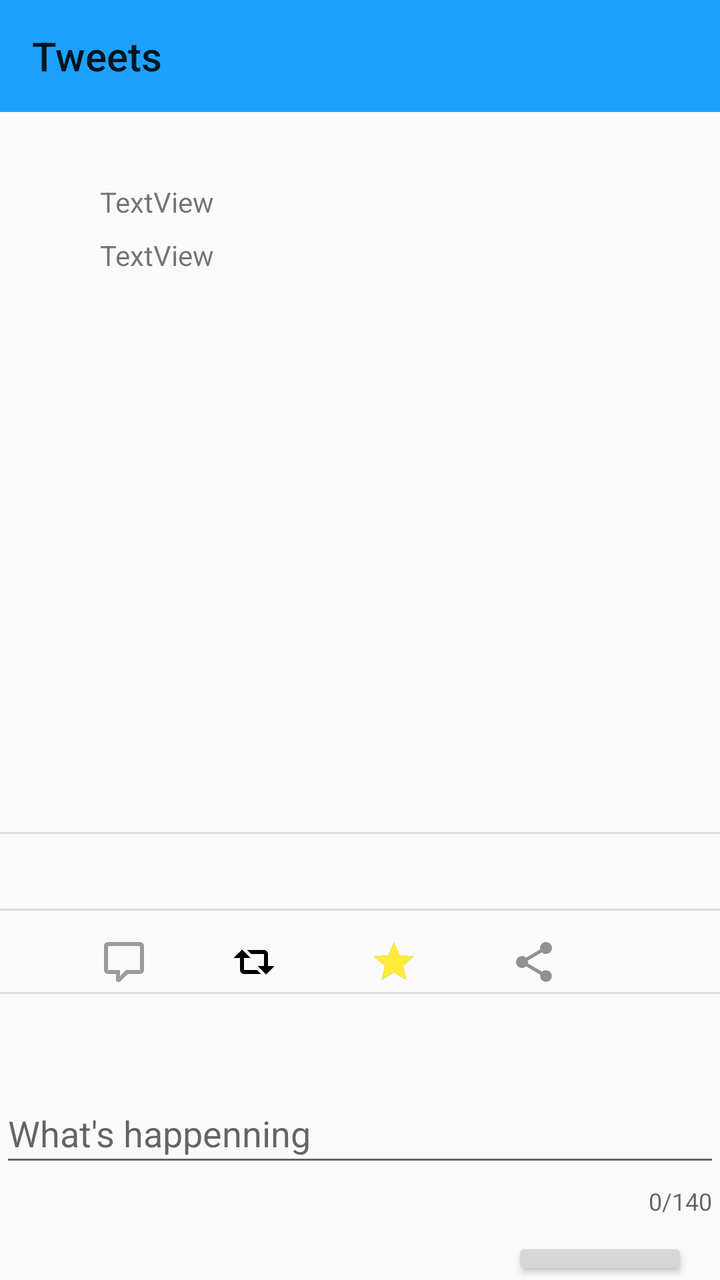
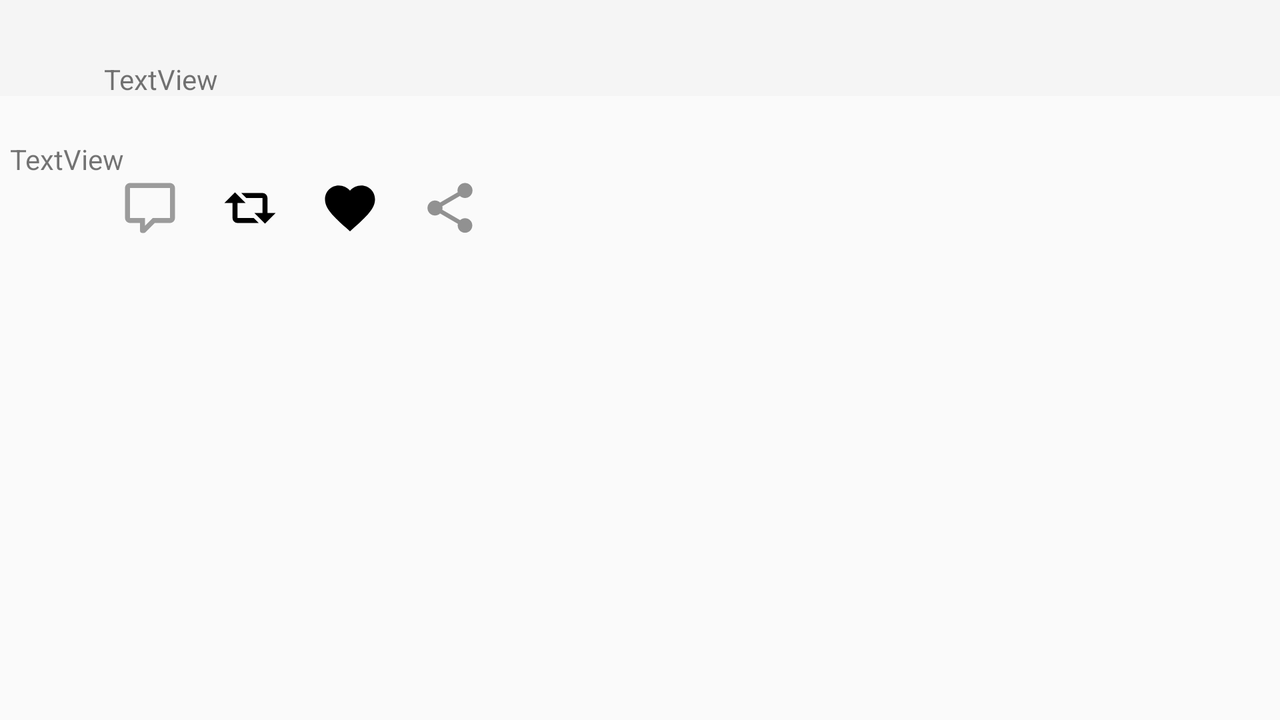

The same Android screen from two of the app's own layout files: first res/layout/ as a phone draws it, then the repository's variant for another configuration, drawn on a device whose configuration selects that folder. Both files follow.
<!-- AndroidManifest.xml: application theme AppTheme -->
<!-- res/layout/activity_detail.xml -->
<?xml version="1.0" encoding="utf-8"?>
<LinearLayout xmlns:android="http://schemas.android.com/apk/res/android"
    xmlns:app="http://schemas.android.com/apk/res-auto"
    xmlns:tool="http://schemas.android.com/tool"
    xmlns:tools="http://schemas.android.com/tools"
    android:layout_width="match_parent"
    android:layout_height="match_parent"
    android:orientation="vertical">


    <RelativeLayout
        android:layout_width="wrap_content"
        android:layout_height="match_parent"
        tools:context=".DetailActivity">

        <include
            android:id="@+id/toolBar"
            layout="@layout/tool_bar"
            android:layout_width="match_parent"
            android:layout_height="wrap_content"
            android:background="@android:color/white" />

        <ImageView
            android:id="@+id/image"
            android:layout_width="50dp"
            android:layout_height="50dp"
            android:layout_below="@id/toolBar"
            android:layout_marginTop="10dp"
            tools:srcCompat="@tools:sample/avatars" />

        <TextView
            android:id="@+id/name"
            android:layout_width="356dp"
            android:layout_height="38dp"
            android:layout_below="@id/toolBar"
            android:layout_marginStart="5dp"
            android:layout_marginTop="10dp"
            android:layout_toEndOf="@+id/image"
            android:textStyle="bold" />


        <TextView
            android:id="@+id/userName"
            android:layout_width="356dp"
            android:layout_height="38dp"
            android:layout_below="@id/name"
            android:layout_marginStart="50dp"
            android:layout_marginTop="-13dp"
            android:text="TextView" />


        <TextView
            android:id="@+id/description"
            android:layout_width="356dp"
            android:layout_height="38dp"
            android:layout_below="@+id/image"
            android:layout_marginStart="50dp"
            android:layout_marginTop="2dp"
            android:text="TextView" />

        <ImageView
            android:id="@+id/image1"
            android:layout_width="300dp"
            android:layout_height="179dp"
            android:layout_below="@id/description"
            android:layout_marginStart="40dp"
            android:layout_marginTop="13dp"
            tools:srcCompat="@tools:sample/avatars" />


        <TextView
            android:id="@+id/date2"
            android:layout_width="356dp"
            android:layout_height="38dp"
            android:layout_below="@id/image1"
            android:layout_marginStart="50dp"
            android:layout_marginTop="20dp" />

        <View
            android:id="@+id/divider"
            android:layout_width="match_parent"
            android:layout_height="1dp"
            android:layout_below="@id/date2"
            android:layout_marginTop="10dp"
            android:background="?android:attr/listDivider" />

        <TextView
            android:id="@+id/tvFavorite"
            android:layout_width="100dp"
            android:layout_height="38dp"
            android:layout_below="@id/date2"
            android:layout_alignBottom="@+id/tvRetweet"
            android:layout_alignParentEnd="true"
            android:layout_marginStart="20dp"
            android:layout_marginTop="20dp"
            android:layout_marginEnd="17dp"
            android:layout_marginBottom="12dp"
            android:layout_toEndOf="@+id/tvRetweet"
            android:drawablePadding="8dp" />

        <TextView
            android:id="@+id/tvRetweet"
            android:layout_width="100dp"
            android:layout_height="38dp"
            android:layout_below="@id/date2"
            android:layout_marginStart="50dp"
            android:layout_marginTop="20dp"
            android:drawablePadding="8dp"
            android:textSize="15dp" />

        <View
            android:id="@+id/divider1"
            android:layout_width="match_parent"
            android:layout_height="1dp"
            android:layout_below="@id/tvRetweet"
            android:layout_marginTop="-10dp"
            android:background="?android:attr/listDivider" />

        <TextView
            android:id="@+id/ic_com1"
            android:layout_width="50dp"
            android:layout_height="30dp"
            android:layout_below="@id/tvRetweet"
            android:layout_marginStart="50dp"
            android:layout_marginTop="2dp"
            android:drawablePadding="8dp"
            app:drawableLeftCompat="@drawable/ic_comment" />

        <TextView
            android:id="@+id/ic_rep"
            android:layout_width="50dp"
            android:layout_height="30dp"
            android:layout_below="@id/tvRetweet"
            android:layout_marginStart="15dp"
            android:layout_marginTop="2dp"
            android:layout_toEndOf="@id/ic_com1"
            android:drawablePadding="8dp"
            app:drawableLeftCompat="@drawable/ic_reply" />


        <TextView
            android:id="@+id/ic_stars"
            android:layout_width="50dp"
            android:layout_height="30dp"
            android:layout_below="@id/tvRetweet"
            android:layout_marginStart="20dp"
            android:layout_marginTop="2dp"
            android:layout_toEndOf="@id/ic_rep"
            android:drawablePadding="8dp"
            app:drawableLeftCompat="@drawable/ic_star" />

        <TextView
            android:id="@+id/ic_sha"
            android:layout_width="50dp"
            android:layout_height="30dp"
            android:layout_below="@+id/tvRetweet"
            android:layout_marginStart="20dp"
            android:layout_marginTop="2dp"
            android:layout_toEndOf="@id/ic_stars"
            android:drawablePadding="8dp"
            app:drawableLeftCompat="@drawable/ic_share" />

        <View
            android:id="@+id/divider2"
            android:layout_width="match_parent"
            android:layout_height="-10dp"
            android:layout_below="@id/ic_com1"
            android:background="?android:attr/listDivider" />

        <TextView
            android:id="@+id/star_color"
            android:layout_width="50dp"
            android:layout_height="30dp"
            android:layout_below="@id/tvRetweet"
            android:layout_marginStart="20dp"
            android:layout_marginTop="2dp"
            android:layout_toEndOf="@id/ic_rep"
            android:drawablePadding="8dp"
            app:drawableLeftCompat="@drawable/star_change" />

        <TextView
            android:id="@+id/ic_rep_change"
            android:layout_width="50dp"
            android:layout_height="30dp"
            android:layout_below="@id/tvRetweet"
            android:layout_marginStart="15dp"
            android:layout_marginTop="2dp"
            android:layout_toEndOf="@id/ic_com1"
            android:drawablePadding="8dp"
            app:drawableLeftCompat="@drawable/ic_reply_change" />


        <com.google.android.material.textfield.TextInputLayout
            android:id="@+id/text4"
            android:layout_width="match_parent"
            android:layout_height="wrap_content"
            android:layout_below="@id/ic_com1"
            android:layout_marginTop="40dp"
            app:counterEnabled="true"
            app:counterMaxLength="140"
            tools:ignore="NotSibling">

            <com.google.android.material.textfield.TextInputEditText

                android:id="@+id/etComment1"
                android:layout_width="match_parent"
                android:layout_height="wrap_content"
                android:layout_below="@+id/name"
                android:layout_alignParentEnd="true"
                android:ems="10"
                android:gravity="start|top"
                android:hint="@string/what_s_happenning"
                android:inputType="textImeMultiLine"
                tools:ignore="SpeakableTextPresentCheck,TouchTargetSizeCheck" />
        </com.google.android.material.textfield.TextInputLayout>

        <Button
            android:id="@+id/btnInput"
            android:layout_width="wrap_content"
            android:layout_height="58dp"
            android:layout_below="@id/text4"
            android:layout_alignParentEnd="true"
            android:layout_gravity="right"
            android:layout_marginStart="1dp"
            android:layout_marginTop="10dp"
            android:layout_marginEnd="16dp"
            android:gravity="bottom|center"
            android:text="@string/tweet" />

    </RelativeLayout>
</LinearLayout>
<!-- res/layout/tool_bar.xml (included above) -->
<androidx.appcompat.widget.Toolbar xmlns:android="http://schemas.android.com/apk/res/android"
    android:layout_width="match_parent"
    android:layout_height="wrap_content"
    xmlns:app="http://schemas.android.com/apk/res-auto"
    app:title="Tweets"
    android:background="#1DA1FD" />
<!-- resources referenced by this layout -->
<resources>
  <!-- drawable ic_comment (drawable) -->
  <vector xmlns:android="http://schemas.android.com/apk/res/android"
      android:height="24dp"
      android:width="24dp"
      android:viewportWidth="24"
      android:viewportHeight="24">
      <path android:fillColor="#61000000" android:pathData=
          "M9,22A1,1 0 0,1 8,21V18H4A2,2 0 0,1 2,16V4C2,
          2.89 2.9,2 4,2H20A2,2 0 0,1 22,4V16A2,2 0 0,1 20,
          18H13.9L10.2,21.71C10,21.9 9.75,22 9.5,22V22H9M10,
          16V19.08L13.08,16H20V4H4V16H10Z" />
  </vector>
  <!-- drawable ic_reply (drawable) -->
  <vector xmlns:android="http://schemas.android.com/apk/res/android"
      android:height="24dp"
      android:width="24dp"
      android:viewportWidth="24"
      android:viewportHeight="24">
      <path android:fillColor="#000" android:pathData=
          "M6,5.75L10.25,10H7V16H13.5L15.5,18H7A2,2 0 0,
          1 5,16V10H1.75L6,5.75M18,18.25L13.75,14H17V8H10.5L8.5,
          6H17A2,2 0 0,1 19,8V14H22.25L18,18.25Z" />
  </vector>
  <!-- drawable ic_share (drawable) -->
  <vector xmlns:android="http://schemas.android.com/apk/res/android"
      android:height="24dp"
      android:width="24dp"
      android:viewportWidth="24"
      android:viewportHeight="24">
      <path android:fillColor="#6B000000" android:pathData=
          "M18,16.08C17.24,16.08 16.56,16.38 16.04,16.85L8.91,
          12.7C8.96,12.47 9,12.24 9,12C9,11.76 8.96,11.53 8.91,
          11.3L15.96,7.19C16.5,7.69 17.21,8 18,8A3,3 0 0,0 21,5A3,
          3 0 0,0 18,2A3,3 0 0,0 15,5C15,5.24 15.04,5.47 15.09,5.7L8.04,
          9.81C7.5,9.31 6.79,9 6,9A3,3 0 0,0 3,12A3,3 0 0,0 6,15C6.79,15 7.5,
          14.69 8.04,14.19L15.16,18.34C15.11,18.55 15.08,18.77 15.08,19C15.08,
          20.61 16.39,21.91 18,21.91C19.61,21.91 20.92,20.61 20.92,19A2.92,2.92 0 0,
          0 18,16.08Z" />
  </vector>
  <!-- drawable ic_star (drawable) -->
  <vector xmlns:android="http://schemas.android.com/apk/res/android"
      android:height="24dp"
      android:width="24dp"
      android:viewportWidth="24"
      android:viewportHeight="24">
      <path android:fillColor="#61000000" android:pathData="M12,15.39L8.24,17.66L9.23,
      13.38L5.91,10.5L10.29,10.13L12,6.09L13.71,10.13L18.09,10.5L14.77,13.38L15.76,
      17.66M22,9.24L14.81,8.63L12,2L9.19,8.63L2,9.24L7.45,13.97L5.82,
      21L12,17.27L18.18,21L16.54,13.97L22,9.24Z" />
  </vector>
  <!-- drawable star_change (drawable) -->
  <vector xmlns:android="http://schemas.android.com/apk/res/android"
      android:height="24dp"
      android:width="24dp"
      android:viewportWidth="24"
      android:viewportHeight="24">
      <path android:fillColor="#FFEB3B" android:pathData="M12,17.27L18.18,21L16.54,13.97L22,9.24L14.81,8.62L12,2L9.19,8.62L2,9.24L7.45,13.97L5.82,21L12,17.27Z" />
  </vector>
  <string name="tweet">Tweet</string>
  <string name="what_s_happenning">What\'s happenning</string>
  <style name="AppTheme" parent="Theme.AppCompat.Light.NoActionBar">
      </style>
</resources>
<!-- res/layout-land/activity_detail.xml (the repository's variant of the layout above) -->
<!-- drawn on the phone turned sideways -->
<?xml version="1.0" encoding="utf-8"?>
<RelativeLayout xmlns:android="http://schemas.android.com/apk/res/android"
    xmlns:app="http://schemas.android.com/apk/res-auto"
    xmlns:tools="http://schemas.android.com/tools"
    android:layout_width="match_parent"
    android:layout_height="match_parent"
    tools:context=".DetailActivity">

    <androidx.appcompat.widget.Toolbar
        android:id="@+id/toolBar"
        android:layout_width="match_parent"
        android:layout_height="wrap_content"
        android:background="?attr/colorPrimary"
        android:minHeight="?attr/actionBarSize"
        android:theme="?attr/actionBarTheme" />


    <ImageView
        android:id="@+id/image"
        android:layout_width="50dp"
        android:layout_height="50dp"
        tools:layout_editor_absoluteX="4dp"
        tools:layout_editor_absoluteY="5dp"
        tools:srcCompat="@tools:sample/avatars" />

    <TextView
        android:id="@+id/name"
        android:layout_width="match_parent"
        android:layout_height="wrap_content"
        android:layout_marginStart="10dp"
        android:textStyle="bold"
        android:layout_toEndOf="@+id/image" />


    <TextView
        android:id="@+id/userName"
        android:layout_width="match_parent"
        android:layout_height="wrap_content"
        android:layout_marginStart="2dp"
        android:layout_marginLeft="10dp"
        android:layout_marginTop="30dp"
        android:layout_toEndOf="@+id/image"
        android:text="TextView" />

    <TextView
        android:id="@+id/description"
        android:layout_width="match_parent"
        android:layout_height="wrap_content"
        android:layout_below="@+id/image"
        android:layout_marginStart="5dp"
        android:layout_marginTop="20dp"
        android:text="TextView" />

    <ImageView
        android:id="@+id/ic_com"
        android:layout_width="50dp"
        android:layout_height="30dp"
        android:layout_below="@+id/description"
        android:layout_marginStart="50dp"
        app:srcCompat="@drawable/ic_comment" />

    <ImageView
        android:id="@+id/ic_rep"
        android:layout_width="50dp"
        android:layout_height="30dp"
        android:layout_below="@+id/description"
        android:layout_toEndOf="@id/ic_com"
        app:srcCompat="@drawable/ic_reply" />

    <ImageView
        android:id="@+id/ic_hea"
        android:layout_width="50dp"
        android:layout_height="30dp"
        android:layout_below="@+id/description"
        android:layout_toEndOf="@id/ic_rep"
        app:srcCompat="@drawable/ic_heart" />

    <ImageView
        android:id="@+id/ic_sha"
        android:layout_width="50dp"
        android:layout_height="30dp"
        android:layout_below="@+id/description"
        android:layout_toEndOf="@id/ic_hea"
        app:srcCompat="@drawable/ic_share" />




</RelativeLayout>
<!-- resources referenced by the variant -->
<!-- as the phone turned sideways resolves them -->
<resources>
  <!-- drawable ic_comment (drawable) -->
  <vector xmlns:android="http://schemas.android.com/apk/res/android"
      android:height="24dp"
      android:width="24dp"
      android:viewportWidth="24"
      android:viewportHeight="24">
      <path android:fillColor="#61000000" android:pathData=
          "M9,22A1,1 0 0,1 8,21V18H4A2,2 0 0,1 2,16V4C2,
          2.89 2.9,2 4,2H20A2,2 0 0,1 22,4V16A2,2 0 0,1 20,
          18H13.9L10.2,21.71C10,21.9 9.75,22 9.5,22V22H9M10,
          16V19.08L13.08,16H20V4H4V16H10Z" />
  </vector>
  <!-- drawable ic_heart (drawable) -->
  <vector xmlns:android="http://schemas.android.com/apk/res/android"
      android:height="24dp"
      android:width="24dp"
      android:viewportWidth="24"
      android:viewportHeight="24">
      <path android:fillColor="#000" android:pathData=
          "M12,21.35L10.55,20.03C5.4,
      15.36 2,12.27 2,8.5C2,5.41 4.42,
      3 7.5,3C9.24,3 10.91,3.81 12,
      5.08C13.09,3.81 14.76,3 16.5,3C19.58,
      3 22,5.41 22,8.5C22,12.27 18.6,
      15.36 13.45,20.03L12,21.35Z" />
  </vector>
  <!-- drawable ic_reply (drawable) -->
  <vector xmlns:android="http://schemas.android.com/apk/res/android"
      android:height="24dp"
      android:width="24dp"
      android:viewportWidth="24"
      android:viewportHeight="24">
      <path android:fillColor="#000" android:pathData=
          "M6,5.75L10.25,10H7V16H13.5L15.5,18H7A2,2 0 0,
          1 5,16V10H1.75L6,5.75M18,18.25L13.75,14H17V8H10.5L8.5,
          6H17A2,2 0 0,1 19,8V14H22.25L18,18.25Z" />
  </vector>
  <!-- drawable ic_share (drawable) -->
  <vector xmlns:android="http://schemas.android.com/apk/res/android"
      android:height="24dp"
      android:width="24dp"
      android:viewportWidth="24"
      android:viewportHeight="24">
      <path android:fillColor="#6B000000" android:pathData=
          "M18,16.08C17.24,16.08 16.56,16.38 16.04,16.85L8.91,
          12.7C8.96,12.47 9,12.24 9,12C9,11.76 8.96,11.53 8.91,
          11.3L15.96,7.19C16.5,7.69 17.21,8 18,8A3,3 0 0,0 21,5A3,
          3 0 0,0 18,2A3,3 0 0,0 15,5C15,5.24 15.04,5.47 15.09,5.7L8.04,
          9.81C7.5,9.31 6.79,9 6,9A3,3 0 0,0 3,12A3,3 0 0,0 6,15C6.79,15 7.5,
          14.69 8.04,14.19L15.16,18.34C15.11,18.55 15.08,18.77 15.08,19C15.08,
          20.61 16.39,21.91 18,21.91C19.61,21.91 20.92,20.61 20.92,19A2.92,2.92 0 0,
          0 18,16.08Z" />
  </vector>
  <style name="AppTheme" parent="Theme.AppCompat.Light.NoActionBar">
      </style>
</resources>
